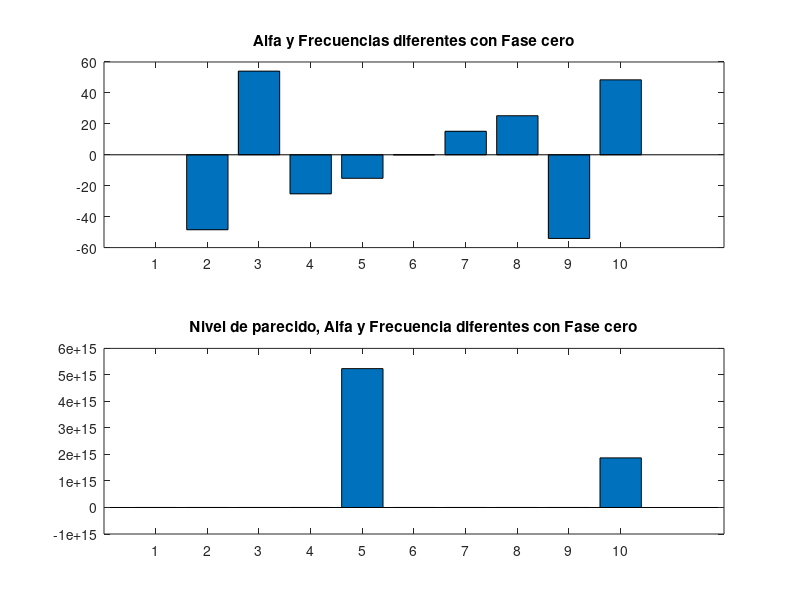
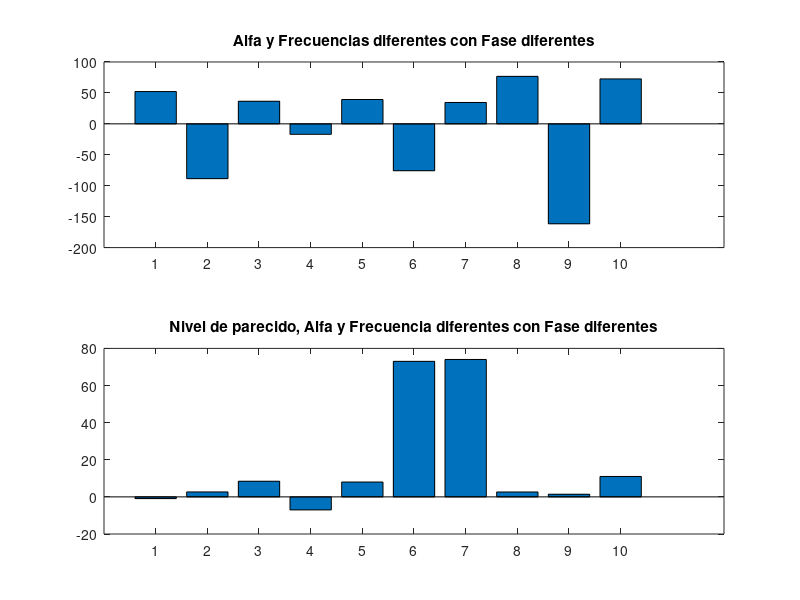
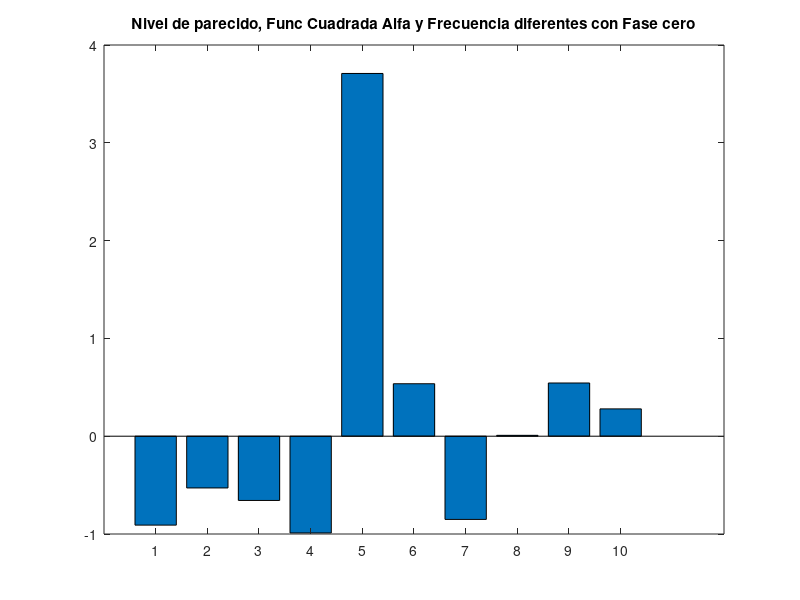

The MATLAB script that drew these images, in order:
function TP2Ejercicio6()
    %Inicializo las variables
    f_m=10;
    t_ini=0;
    t_fin=1;
    
    %Calcúlo el Período.
    T=1/f_m;
    %Genero el vector de Períodos.
    t=t_ini:T:t_fin-T;
   
    %Vector de alfas (Coeficientes de la combinación)
    alpha=[5 18 23 5 8 43 54 12 9 11];
    
    %Vector de senos
    sins=zeros(1,length(alpha));
    %Vector suma de senos
    sins_total=zeros(1,length(alpha));
    %Vector de frecuencias bases
    f=[1,2,3,4,5,6,7,8,9,10];
    
    %Combinación lineal de las 10 señales con frecuencias base
    %y alfas diferentes
    for i=1:10
        sins(i, :)=sin(2*pi*f(i).*t);
        sins_total=sins_total+sins(i,:)*alpha(i);
    end
    
    %Vector donde acumulo los resultados del producto punto
    parecidos=zeros(1,length(sins));
    
    %Medimos el grado de parecido (Producto punto)
    for i=1:10
        parecidos(i)=dot(sins(i,:),sins_total)/dot(sins(i,:),sins(i,:));
    end
    
    figure;
    subplot(2,1,1);
    bar(sins_total);
    title('Alfa y Frecuencias diferentes con Fase cero');
    subplot(2,1,2);
    bar(parecidos);
    title('Nivel de parecido, Alfa y Frecuencia diferentes con Fase cero');
    
    %PARTE B
    
    fases=[2,34,7,8,9,12,45,22,10,6];
    fases_pi=zeros(1,length(fases));
    
    for i=1:10
        fases_pi(i)=fases(i)*pi;
    end
    
    for i=1:10
        sins(i, :)=sin(2*pi*f(i).*t+fases(i));
        sins_total=sins_total+sins(i,:)*alpha(i);
    end
    
    %Vector donde acumulo los resultados del producto punto
    parecidos=zeros(1,length(sins));
    
    %Medimos el grado de parecido (Producto punto)
    for i=1:10
        parecidos(i)=dot(sins(i,:),sins_total)/dot(sins(i,:),sins(i,:));
    end
    
    figure
    subplot(2,1,1);
    bar(sins_total);
    title('Alfa y Frecuencias diferentes con Fase diferentes');
    subplot(2,1,2);
    bar(parecidos);
    title('Nivel de parecido, Alfa y Frecuencia diferentes con Fase diferentes');
    
%     PARTE C
%     Genero una señal cuadrada
%     cuad=zeros(1,length(t));
%     cuad_total=zeros(1,length(cuad));
%     
%     for j=1:length(cuad);
%         for i=1:length(cuad);
%               x=mod((2*pi*5.5*t(i)+fases(i)),2*pi);
%               if x<pi
%                   cuad(i,j)=1;
%               else
%                   cuad(i,j)=-1;
%               end
%         end
%     end
%     
%     for i=1:10
%         cuad_total=cuad_total+cuad(i,:)*alpha(i);
%     end
%     %Vector donde acumulo los resultados del producto punto
%     parecidos=zeros(1,length(cuad));
%     
%     for i=1:10
%         parecidos(i)=dot(cuad(i,:),cuad_total)/dot(cuad(i,:),cuad(i,:));
%     end

%     Creamos una senial cuadrada de 5,5 Hz
frec = 5.5;
cuad = sign(sin(2*pi*frec*t));

    for i=1:10
        parecidos(i) = sum(sins(i,:) .* cuad);
    end

    figure
    bar(parecidos);
    title('Nivel de parecido, Func Cuadrada Alfa y Frecuencia diferentes con Fase cero');
end
